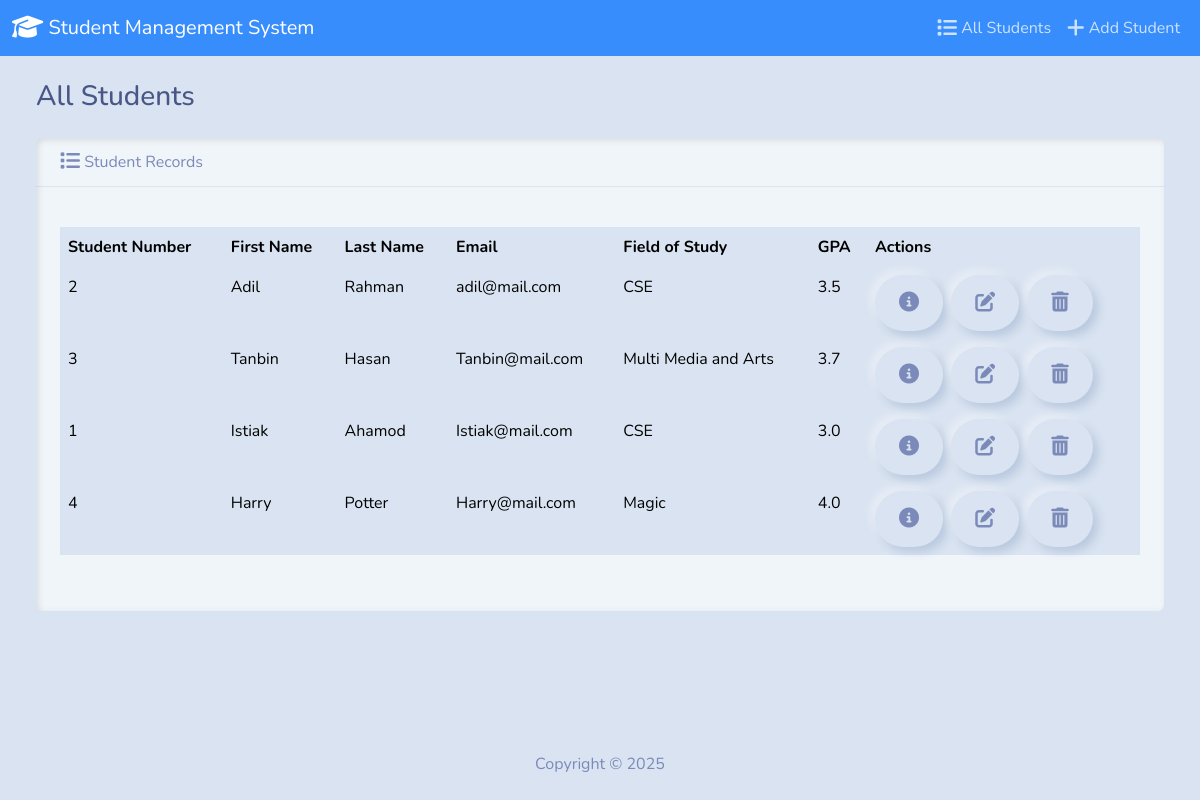
The page / on the database its author committed.
### students/models.py (models this page shows, shortened)
class Student(models.Model):
  student_number = models.PositiveIntegerField()
  first_name = models.CharField(max_length=50)
  last_name = models.CharField(max_length=50)
  email = models.EmailField(max_length=100)
  field_of_study = models.CharField(max_length=50)
  gpa = models.FloatField()

### students/views.py (the view)
# urls.py: path('', StudentListView.as_view(), name='index'),
class StudentListView(ListView):
    model = Student
    template_name = 'students/index.html'
    context_object_name = 'students'

### students/templates/students/index.html (shortened to what this page needs)
{% extends "students/base.html" %}
{% block body %}
<h3 class="m-4">All Students</h3>
<div class="row">
  <div class="col-12">
    {% if students %}
    <div class="card bg-light ms-4 me-4 mb-4">
      <div class="card-header">
        <i class="fa-solid fa-list fa-lg"></i> Student Records
      </div>
      <div class="card-body">
        <p class="card-text">
          <div class="table-responsive">
            <table class="table table-hover">
              <thead>
                <tr>
                  <th scope="col">Student Number</th>
                  <th scope="col">First Name</th>
                  <th scope="col">Last Name</th>
                  <th scope="col">Email</th>
                  <th scope="col">Field of Study</th>
                  <th scope="col">GPA</th>
                  <th scope="col">Actions</th>
                </tr>
              </thead>
              <tbody>
                {% for student in students %}
                  <tr>
                    <td>{{ student.student_number }}</td>
                    <td>{{ student.first_name }}</td>
                    <td>{{ student.last_name }}</td>
                    <td>{{ student.email }}</td>
                    <td>{{ student.field_of_study }}</td>
                    <td>{{ student.gpa }}</td>
                    <td>
                      <button type="button" class="btn btn-success me-1" href="{% url 'view_student' student.id %}" data-bs-toggle="modal" data-bs-target="#myModal{{student.id}}">
                        <i class="fa-solid fa-circle-info fa-lg"></i>
                      </button>
                      <a class="btn btn-warning me-1" href="{% url 'edit' student.id %}">
                        <i class="fa-solid fa-pen-to-square fa-lg"></i>
                      </a>
                      <button type="button" class="btn btn-danger" data-bs-toggle="modal" data-bs-target="#delete{{student.id}}">
                        <i class="fa-solid fa-trash-can fa-lg"></i>
                      </button>
                    </td>
                  </tr>
                {% endfor %}
              </tbody>
            </table>
          </div>
        </p>
      </div>
    </div>
    {% else %}
      <h5 class="alert alert-primary ms-4 me-4">No Student Records</h5>
    {% endif %}
  </div>
</div>
{% endblock %}

### students/templates/students/base.html (shortened to what this page needs)
{% load static %}
<!DOCTYPE html>
<html lang="en">
  <head>
    <link rel="stylesheet" href="https://cdnjs.cloudflare.com/ajax/libs/font-awesome/6.1.1/css/all.min.css">
    <link href="{% static 'css/bootstrap.min.css' %}" rel="stylesheet">
  </head>
  <body class="d-flex flex-column min-vh-100">
    <nav class="navbar navbar-expand-lg navbar-dark bg-primary">
      <div class="container-fluid">
        <a class="navbar-brand" href="{% url 'index' %}">
          <i class="fa-solid fa-graduation-cap fa-lg"></i> Student Management System
        </a>
        <div class="collapse navbar-collapse" id="navbarColor01">
          <ul class="navbar-nav ms-auto">
            <li class="nav-item">
              <a class="nav-link" href="{% url 'index' %}">
                <i class="fa-solid fa-list fa-lg"></i> All Students
              </a>
            </li>
            <li class="nav-item">
              <a class="nav-link" href="{% url 'add' %}">
                <i class="fa-solid fa-plus fa-lg"></i> Add Student
              </a>
            </li>
          </ul>
        </div>
      </div>
    </nav>
    <div class="container-fluid">
      {% block body %}
      {% endblock %}
    </div>
    <footer class="mt-auto mb-4">
      <div class="text-center">
        <span>
          Copyright &copy; <script>document.write(new Date().getFullYear())</script>
        </span>
      </div>
    </footer>
  </body>
</html>

### rows shown on the page
Student: student_number "2", first_name "Adil", last_name "Rahman", email "adil@mail.com", field_of_study "CSE", gpa "3.5"
Student: student_number "3", first_name "Tanbin", last_name "Hasan", email "Tanbin@mail.com", field_of_study "Multi Media and Arts", gpa "3.7"
Student: student_number "1", first_name "Istiak", last_name "Ahamod", email "Istiak@mail.com", field_of_study "CSE", gpa "3.0"
Student: student_number "4", first_name "Harry", last_name "Potter", email "Harry@mail.com", field_of_study "Magic", gpa "4.0"
